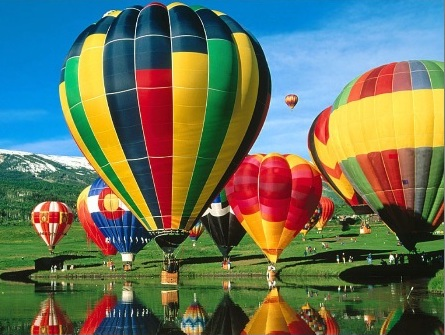
//> input picture input.jpg, 445 x 335 px
$ ./brief   (built with g++ and OpenCV 4)
//> lines starting //> are read from the running program, lines starting //| are printed output that depends on the picture
### FAST.h
#include<iostream>
#include<opencv2/opencv_modules.hpp>
#include<opencv2/opencv.hpp>
#include<opencv2/xfeatures2d.hpp>
#include<opencv2/xfeatures2d/nonfree.hpp>
#include<string>
using namespace std;
using namespace cv;
using namespace xfeatures2d;
class myFAST{
Mat img;
Mat img_gray;
public:
vector<KeyPoint> kp;
double t;
myFAST(Mat src,double a){
src.copyTo(img);
cvtColor(img,img_gray,COLOR_BGR2GRAY);
GaussianBlur(img_gray,img_gray,Size(3,3),2.0);
t=a;
}
// [14 lines left out: functions detect, show_keypoints, not called in this run]
private:
// [61 lines left out: functions checkPoint, fast_feature_locator, not called in this run]
};

### brief.cpp
#include<iostream>
#include<opencv2/opencv_modules.hpp>
#include<opencv2/opencv.hpp>
#include<opencv2/xfeatures2d.hpp>
#include<opencv2/xfeatures2d/nonfree.hpp>
#include<string>
#include<algorithm>
using namespace std;
using namespace cv;
using namespace xfeatures2d;
#include"FAST.h"
class BRIEF{
    public:
   vector<vector<int> > des;
   vector<KeyPoint> keypoint;
   Mat img;
   Mat img_gray;
   // [43 lines left out: functions BRIEF, compute, descriptor_point, generate_descriptor, get_descriptor, not called in this run]
};

bool f(DMatch d1,DMatch d2){
    return d2.distance>d1.distance;
}
int main(){
     Mat img=imread("input.jpg");
//> img is the input picture: 335 rows x 445 cols, CV_8UC3; mean B, G, R 91.9, 114.6, 104.1
    Mat test=imread("n2.jpg");
//> n2.jpg cannot be read in this run, so this picture is empty
     myFAST detector1(img,0.3);
//> in myFAST, `cvtColor(img,img_gray,COLOR_BGR2GRAY);`:
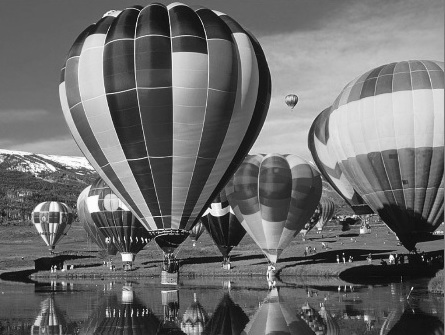
//> img_gray: 335 rows x 445 cols, CV_8UC1; min 2, max 255, mean 108.9
//> in myFAST, `GaussianBlur(img_gray,img_gray,Size(3,3),2.0);`:
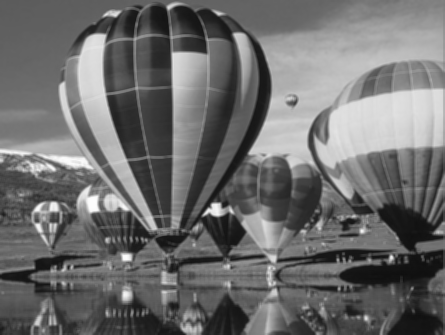
//> img_gray: 335 rows x 445 cols, CV_8UC1; min 15, max 253, mean 108.9
     myFAST detector2(test,0.3);
//> (the run ends here: the program stops with an error, at `cvtColor(img,img_gray,COLOR_BGR2GRAY);`)
